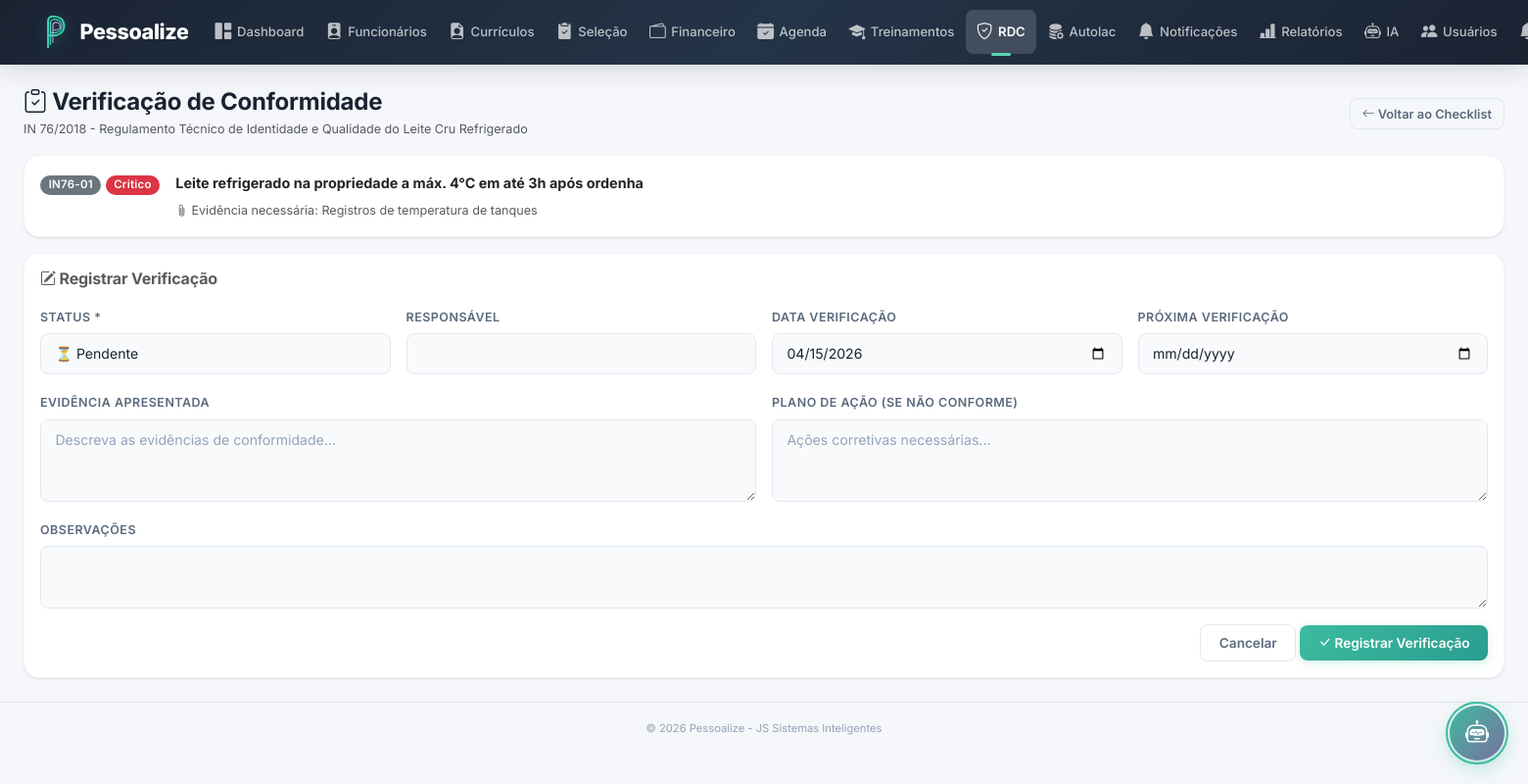
/index.php?module=rdc&action=verificar&id=16 (signed in), run on the app's committed database.
### tables this page shows
CREATE TABLE IF NOT EXISTS rdc_itens_conformidade (
    id INT AUTO_INCREMENT PRIMARY KEY,
    norma_id INT NOT NULL,
    codigo VARCHAR(30),
    descricao TEXT NOT NULL,
    criticidade ENUM('critico','maior','menor','informativo') DEFAULT 'maior',
    evidencia_necessaria TEXT,
    ordem INT DEFAULT 0,
    ativo TINYINT(1) DEFAULT 1,
    criado_em DATETIME DEFAULT CURRENT_TIMESTAMP,
    FOREIGN KEY (norma_id) REFERENCES rdc_normas(id) ON DELETE CASCADE
);

CREATE TABLE IF NOT EXISTS rdc_normas (
    id INT AUTO_INCREMENT PRIMARY KEY,
    numero VARCHAR(50) NOT NULL,
    titulo VARCHAR(300) NOT NULL,
    orgao ENUM('ANVISA','MAPA','INMETRO','OUTRO') DEFAULT 'ANVISA',
    data_publicacao DATE,
    data_vigencia DATE,
    descricao TEXT,
    categoria VARCHAR(100),
    status ENUM('vigente','revogada','alterada') DEFAULT 'vigente',
    url_oficial VARCHAR(500),
    observacoes TEXT,
    criado_em DATETIME DEFAULT CURRENT_TIMESTAMP,
    atualizado_em DATETIME DEFAULT CURRENT_TIMESTAMP ON UPDATE CURRENT_TIMESTAMP
);

### core/Database.php (called while the page is built, shortened)
<?php
class Database {
    private static $instance = null;
    private $pdo;
    private function __construct() {
        try {
            $dsn = 'mysql:host=' . DB_HOST . ';dbname=' . DB_NAME . ';charset=' . DB_CHARSET;
            $this->pdo = new PDO($dsn, DB_USER, DB_PASS, [
                PDO::ATTR_ERRMODE => PDO::ERRMODE_EXCEPTION,
                PDO::ATTR_DEFAULT_FETCH_MODE => PDO::FETCH_ASSOC,
                PDO::ATTR_EMULATE_PREPARES => false,
            ]);
        } catch (PDOException $e) {
            die('Erro na conexão com o banco de dados. Verifique as configurações.');
        }
    }
    public static function getInstance() {
        if (self::$instance === null) {
            self::$instance = new self();
        }
        return self::$instance;
    }
    public function query($sql, $params = []) {
        $stmt = $this->pdo->prepare($sql);
        $stmt->execute($params);
        return $stmt;
    }
    public function fetch($sql, $params = []) {
        return $this->query($sql, $params)->fetch();
    }
}

### core/helpers.php (called while the page is built, shortened)
<?php
function e($string) {
    return htmlspecialchars($string ?? '', ENT_QUOTES, 'UTF-8');
}

### modules/rdc/verificar.php (the view, shortened to what this page needs)
<?php
$db = Database::getInstance();
try {
    $db->fetch("SELECT 1 FROM rdc_normas LIMIT 1");
} catch (Exception $e) {
    setFlash('error', 'As tabelas do módulo RDC ainda não foram criadas. Execute o script database.sql.');
    redirect('index.php?module=dashboard');
}
$item = $db->fetch(
    "SELECT i.*, n.numero as norma_numero, n.titulo as norma_titulo, n.id as norma_id
     FROM rdc_itens_conformidade i
     JOIN rdc_normas n ON i.norma_id = n.id
     WHERE i.id = ?",
    [$id]
);
$ultimaVerif = $db->fetch(
    "SELECT * FROM rdc_verificacoes WHERE item_id = ? ORDER BY id DESC LIMIT 1",
    [$id]
);
$v = $ultimaVerif ?? [];
?>
<div class="d-flex justify-content-between align-items-center mb-3">
    <div>
        <h4 class="fw-bold mb-0"><i class="bi bi-clipboard-check"></i> Verificação de Conformidade</h4>
        <small class="text-muted"><?= e($item['norma_numero']) ?> - <?= e($item['norma_titulo']) ?></small>
    </div>
    <a href="index.php?module=rdc&action=checklist&id=<?= $item['norma_id'] ?>" class="btn btn-outline-secondary btn-sm"><i class="bi bi-arrow-left"></i> Voltar ao Checklist</a>
</div>
<div class="card mb-3">
    <div class="card-body">
        <div class="d-flex align-items-start gap-3">
            <div>
                <?php if ($item['codigo']): ?>
                    <span class="badge bg-secondary"><?= e($item['codigo']) ?></span>
                <?php endif; ?>
                <span class="badge <?= match($item['criticidade']) {
                    'critico' => 'bg-danger',
                    'maior' => 'bg-warning text-dark',
                    'menor' => 'bg-info',
                    default => 'bg-secondary',
                } ?>"><?= ucfirst($item['criticidade']) ?></span>
            </div>
            <div>
                <p class="mb-1 fw-bold"><?= e($item['descricao']) ?></p>
                <?php if ($item['evidencia_necessaria']): ?>
                    <small class="text-muted"><i class="bi bi-paperclip"></i> Evidência necessária: <?= e($item['evidencia_necessaria']) ?></small>
                <?php endif; ?>
            </div>
        </div>
    </div>
</div>
<div class="card mb-3">
    <div class="card-body">
        <h6 class="fw-bold text-muted mb-3"><i class="bi bi-pencil-square"></i> Registrar Verificação</h6>
        <form method="POST" action="index.php?module=rdc&action=verificar&id=<?= $id ?>">
            <div class="row g-3">
                <div class="col-md-3">
                    <label class="form-label">Status *</label>
                    <select name="status" class="form-select" required>
                        <option value="pendente" <?= ($v['status'] ?? 'pendente') === 'pendente' ? 'selected' : '' ?>>⏳ Pendente</option>
                    </select>
                </div>
                <div class="col-md-3">
                    <label class="form-label">Responsável</label>
                    <input type="text" name="responsavel" class="form-control" value="<?= e($v['responsavel'] ?? '') ?>">
                </div>
                <div class="col-md-3">
                    <label class="form-label">Data Verificação</label>
                    <input type="date" name="data_verificacao" class="form-control" value="<?= e($v['data_verificacao'] ?? date('Y-m-d')) ?>">
                </div>
                <div class="col-md-3">
                    <label class="form-label">Próxima Verificação</label>
                    <input type="date" name="data_proxima_verificacao" class="form-control" value="<?= e($v['data_proxima_verificacao'] ?? '') ?>">
                </div>
                <div class="col-md-6">
                    <label class="form-label">Evidência Apresentada</label>
                    <textarea name="evidencia" class="form-control" rows="3" placeholder="Descreva as evidências de conformidade..."><?= e($v['evidencia'] ?? '') ?></textarea>
                </div>
                <div class="col-md-6">
                    <label class="form-label">Plano de Ação (se não conforme)</label>
                    <textarea name="plano_acao" class="form-control" rows="3" placeholder="Ações corretivas necessárias..."><?= e($v['plano_acao'] ?? '') ?></textarea>
                </div>
                <div class="col-md-12">
                    <label class="form-label">Observações</label>
                    <textarea name="observacoes" class="form-control" rows="2"><?= e($v['observacoes'] ?? '') ?></textarea>
                </div>
            </div>
            <div class="text-end mt-3">
                <a href="index.php?module=rdc&action=checklist&id=<?= $item['norma_id'] ?>" class="btn btn-outline-secondary">Cancelar</a>
                <button type="submit" class="btn btn-pessoalize"><i class="bi bi-check-lg"></i> Registrar Verificação</button>
            </div>
        </form>
    </div>
</div>

### assets/css/style.css (style rules this page uses)
:root { --primary: #3DBBA0; --primary-light: #5CD4B8; --primary-dark: #2A9D8F; --primary-glow: rgba(61, 187, 160, 0.15); --secondary: #9B8EC4; --secondary-light: #B5A9D6; --accent: #7B6FA0; --success: #10b981; --success-light: rgba(16, 185, 129, 0.1); --danger: #ef4444; --danger-light: rgba(239, 68, 68, 0.1); --warning: #f59e0b; --warning-light: rgba(245, 158, 11, 0.1); --info: #06b6d4; --info-light: rgba(6, 182, 212, 0.1); --bg-body: #f5f7fa; --bg-card: #ffffff; --bg-navbar: linear-gradient(135deg, #1A2332 0%, #243447 50%, #1A2332 100%); --bg-input: #f8fafc; --text-primary: #1A2332; --text-secondary: #5a6a7e; --text-muted: #94a3b8; --text-white: #ffffff; --border: #e2e8f0; --border-light: #f1f5f9; --shadow-sm: 0 1px 2px rgba(0,0,0,0.04); --shadow: 0 1px 3px rgba(0,0,0,0.06), 0 1px 2px rgba(0,0,0,0.04); --shadow-md: 0 4px 6px -1px rgba(0,0,0,0.07), 0 2px 4px -1px rgba(0,0,0,0.04); --shadow-lg: 0 10px 25px -3px rgba(0,0,0,0.08), 0 4px 6px -2px rgba(0,0,0,0.04); --shadow-xl: 0 20px 40px -5px rgba(0,0,0,0.1); --radius-sm: 8px; --radius: 12px; --radius-lg: 16px; --radius-xl: 20px; --radius-full: 9999px; --transition: all 0.25s cubic-bezier(0.4, 0, 0.2, 1); --transition-fast: all 0.15s ease; }
*, *::before, *::after { box-sizing: border-box; }
body { font-family: 'Inter', -apple-system, BlinkMacSystemFont, 'Segoe UI', Roboto, sans-serif; background-color: var(--bg-body); color: var(--text-primary); line-height: 1.6; font-size: 0.9rem; -webkit-font-smoothing: antialiased; }
h1, h2, h3, h4, h5, h6 { font-weight: 700; color: var(--text-primary); letter-spacing: -0.01em; }
a { color: var(--primary); text-decoration: none; transition: var(--transition-fast); }
.card { background: var(--bg-card); border: 1px solid var(--border-light); border-radius: var(--radius-lg); box-shadow: var(--shadow); transition: var(--transition); overflow: hidden; }
.badge { font-size: 0.72rem; font-weight: 600; padding: 0.35em 0.75em; border-radius: var(--radius-full); letter-spacing: 0.02em; }
.btn { font-weight: 600; font-size: 0.85rem; border-radius: var(--radius-sm); padding: 0.5rem 1.15rem; transition: var(--transition); }
.btn-sm { padding: 0.35rem 0.75rem; font-size: 0.8rem; }
.btn-pessoalize { background: linear-gradient(135deg, var(--primary) 0%, var(--primary-dark) 100%); border: none; color: var(--text-white); box-shadow: 0 2px 8px rgba(61, 187, 160, 0.25); }
.btn-outline-secondary { color: var(--text-secondary); border-color: var(--border); }
.form-label { font-weight: 600; font-size: 0.78rem; color: var(--text-secondary); text-transform: uppercase; letter-spacing: 0.04em; margin-bottom: 0.4rem; }
.form-control, .form-select { border: 1.5px solid var(--border); border-radius: var(--radius-sm); padding: 0.6rem 0.9rem; font-size: 0.88rem; color: var(--text-primary); background: var(--bg-input); transition: var(--transition); }
.form-control::placeholder { color: var(--text-muted); }

### data on the page
rdc_itens_conformidade: norma.numero "IN 76/2018", norma.titulo "Regulamento Técnico de Identidade e Qualidade do Leite Cru Refrigerado", codigo "IN76-01", criticidade "Critico", descricao "Leite refrigerado na propriedade a máx. 4°C em até 3h após ordenha", evidencia_necessaria "Registros de temperatura de tanques"

### other printed values
APP_NAME "Pessoalize"
